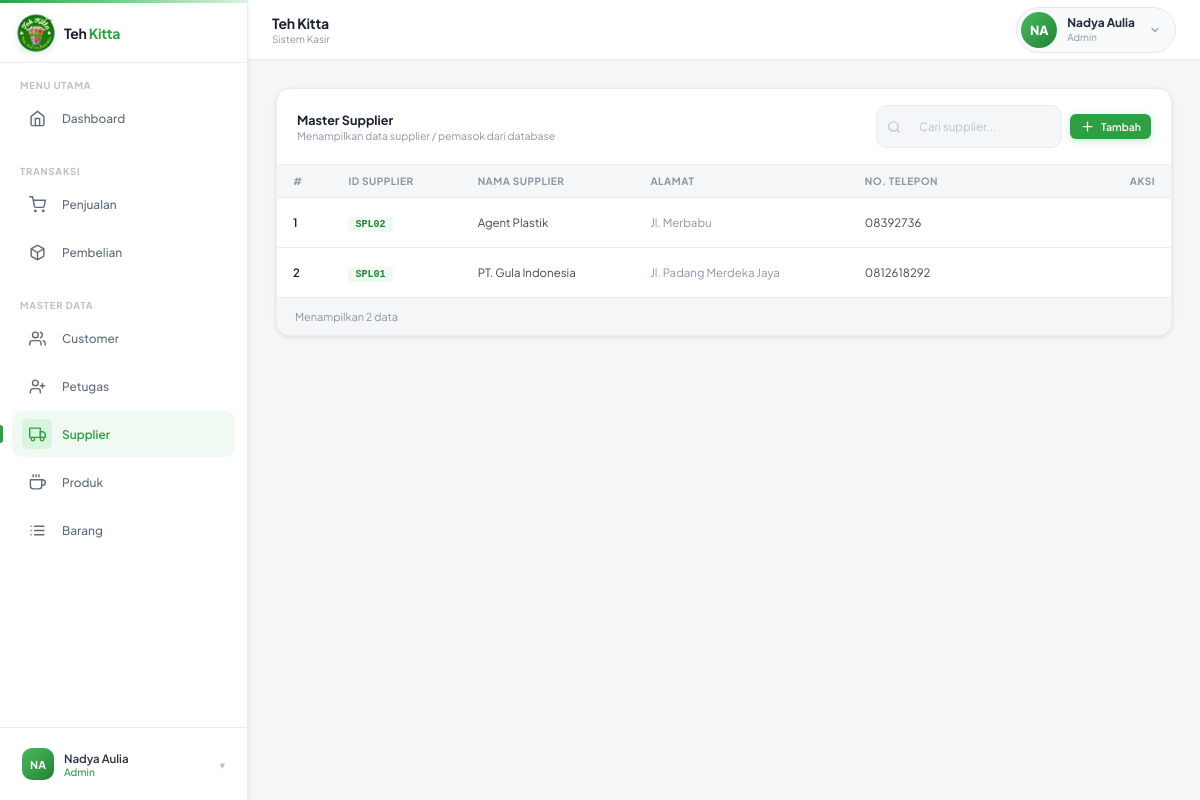
The page /supplier/index.php (signed in) on the database its author committed.
### tables this page shows
CREATE TABLE `supplier` (
  `id_supplier` varchar(10) NOT NULL,
  `nama_supplier` varchar(20) NOT NULL,
  `alamat` varchar(50) DEFAULT NULL,
  `no_telepon` varchar(15) DEFAULT NULL
);

### supplier/index.php (the view, shortened to what this page needs)
<?php
include '../koneksi.php';
include '../layouts/header.php';
?>
<div class="page-content active">
    <div class="card">
        <div class="card-header">
            <div>
                <div class="card-title">Master Supplier</div>
                <div class="card-subtitle">Menampilkan data supplier / pemasok dari database</div>
            </div>
            <div class="card-toolbar">
                <div class="search-field">
                    <svg viewBox="0 0 24 24" fill="none" stroke="currentColor" stroke-width="2"><circle cx="11" cy="11" r="8"/><path d="m21 21-4.35-4.35"/></svg>
                    <input placeholder="Cari supplier...">
                </div>
                <a href="tambah.php" class="btn btn-primary btn-sm" style="text-decoration:none;"> <svg viewBox="0 0 24 24" fill="none" stroke="currentColor" stroke-width="2" stroke-linecap="round" stroke-linejoin="round" width="15" height="15"><line x1="12" y1="5" x2="12" y2="19"/><line x1="5" y1="12" x2="19" y2="12"/></svg> Tambah</a>
            </div>
        </div>
        <div class="table-wrap">
            <table>
                <thead>
                    <tr>
                        <th>#</th>
                        <th>ID Supplier</th>
                        <th>Nama Supplier</th>
                        <th>Alamat</th>
                        <th>No. Telepon</th>
                        <th style="text-align:right">Aksi</th>
                    </tr>
                </thead>
                <tbody>
                    <?php
                    $query = mysqli_query($koneksi, "SELECT * FROM supplier ORDER BY id_supplier DESC");
                    $no = 1;
                    if(mysqli_num_rows($query) > 0) {
                        while ($data = mysqli_fetch_array($query)) {
                    ?>
                    <tr>
                        <td><?= $no++ ?></td>
                        <td><code style="background:var(--green-50);color:var(--green-600);padding:2px 7px;border-radius:4px;font-size:0.72rem;font-weight:600"><?= $data['id_supplier'] ?></code></td>
                        <td><?= $data['nama_supplier'] ?></td>
                        <td style="color:var(--gray-400)"><?= $data['alamat'] ?></td>
                        <td><?= $data['no_telepon'] ?></td>
                        <td style="text-align:right">
                        </td>
                    </tr>
                    <?php
                        }
                    } ?>
                </tbody>
            </table>
        </div>
        <div class="table-foot">
            <span>Menampilkan <?= mysqli_num_rows($query); ?> data</span>
        </div>
    </div>
</div>
<?php include '../layouts/footer.php'; ?>

### rows shown on the page
supplier: id_supplier "SPL02", nama_supplier "Agent Plastik", alamat "Jl. Merbabu", no_telepon "08392736"
supplier: id_supplier "SPL01", nama_supplier "PT. Gula Indonesia", alamat "Jl. Padang Merdeka Jaya", no_telepon "0812618292"

### other values the page prints
$inisial "NA"
$user_nama "Nadya Aulia"
$user_role "Admin"
mysqli_num_rows($query) "2"
